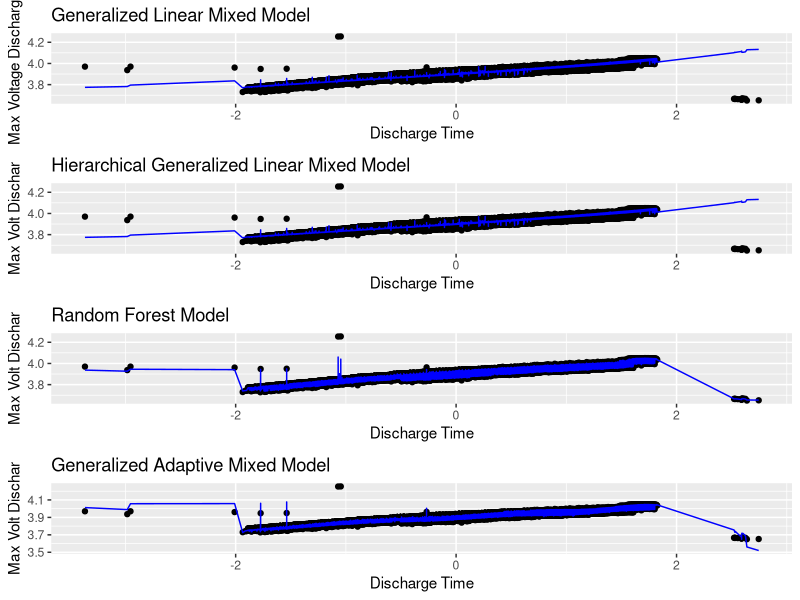

This figure's R source:
# Load necessary libraries
library(ggplot2)
library(readxl)  # Load the readxl package to use read_excel()
library(dplyr)  # For data manipulation
library(broom)  # For tidying model outputs
library(gridExtra)  # For arranging plots
library(lme4)  # For mixed models
library(randomForest)  # For Random Forest model
library(mgcv)  # For Generalized Additive Mixed Models
library(ggeffects)  # For visualizing model predictions

# Set CPU and elapsed time limits to Inf
options(timeout = 600)  # Set timeout to 10 minutes
setTimeLimit(cpu = Inf, elapsed = Inf, transient = FALSE)

# Read the Excel file
data <- read_excel("Dataset.xlsx")

# Create the dataframe with the specified columns
df <- data.frame(
  Discharge_Time = data[[2]],
  Decrement_3.6_3.4V = data[[3]],
  Max_Voltage_Dischar = data[[4]],
  Min_Voltage_Charg = data[[5]],
  Time_at_4.15V = data[[6]],
  Time_constant_current = data[[7]],
  Charging_time = data[[8]] * 10  # Reduce charging time by a factor of 10
)

# Filter the dataframe to include only rows where Max Voltage Discharge is >= 3.5V
df_filtered <- df %>% filter(Max_Voltage_Dischar >= 3.5)

# Check if a grouping variable exists; if not, create a dummy variable
if (!"Group" %in% names(df_filtered)) {
  df_filtered$Group <- as.factor(sample(1:3, nrow(df_filtered), replace = TRUE))  # Create a dummy grouping variable
}

# Rescale predictor variables to address different scales
df_filtered <- df_filtered %>%
  mutate(across(c(Discharge_Time, Decrement_3.6_3.4V, Time_constant_current), 
                ~ scale(.) %>% as.vector()))

# Function to fit GLMM and check for singularity
fit_glmm <- function(data) {
  model <- lmer(Max_Voltage_Dischar ~ Discharge_Time + Decrement_3.6_3.4V + Time_constant_current + (1 | Group), 
                data = data)
  if (isSingular(model)) {
    warning("GLMM fit is singular. Fitting without random effects.")
    model <- lm(Max_Voltage_Dischar ~ Discharge_Time + Decrement_3.6_3.4V + Time_constant_current, data = data)
  }
  return(model)
}

# Fit GLMM
glmm_model <- fit_glmm(df_filtered)

# Function to fit HGLMM and check for singularity
fit_hglmm <- function(data) {
  model <- glmer(Max_Voltage_Dischar ~ Discharge_Time + Decrement_3.6_3.4V + Time_constant_current + (1 | Group), 
                 data = data, family = gaussian(link = "identity"))
  if (isSingular(model)) {
    warning("HGLMM fit is singular. Fitting without random effects.")
    model <- lm(Max_Voltage_Dischar ~ Discharge_Time + Decrement_3.6_3.4V + Time_constant_current, data = data)
  }
  return(model)
}

# Fit HGLMM
hglmm_model <- fit_hglmm(df_filtered)

# Fit Random Forest Model
rf_model <- randomForest(Max_Voltage_Dischar ~ Discharge_Time + Decrement_3.6_3.4V + Time_constant_current, 
                         data = df_filtered, ntree = 100)

# Fit Generalized Additive Mixed Model (GAMM)
gamm_model <- gamm(Max_Voltage_Dischar ~ s(Discharge_Time) + s(Decrement_3.6_3.4V) + s(Time_constant_current), 
                   random = list(Group = ~1), data = df_filtered)

# Create plots for GLMM
plot_glmm <- ggplot(df_filtered, aes(x = Discharge_Time, y = Max_Voltage_Dischar)) +
  geom_point() +
  geom_line(aes(y = predict(glmm_model)), color = "blue") +
  labs(title = "Generalized Linear Mixed Model", x = "Discharge Time", y = "Max Voltage Discharge")

# Create plots for HGLMM
plot_hglmm <- ggplot(df_filtered, aes(x = Discharge_Time, y = Max_Voltage_Dischar)) +
  geom_point() +
  geom_line(aes(y = predict(hglmm_model)), color = "blue") +
  labs(title = "Hierarchical Generalized Linear Mixed Model", x = "Discharge Time", y = "Max Volt Dischar")

# Create plots for GAMM
gamm_predictions <- predict(gamm_model$gam, newdata = df_filtered)
plot_gamm <- ggplot(df_filtered, aes(x = Discharge_Time, y = Max_Voltage_Dischar)) +
  geom_point() +
  geom_line(aes(y = gamm_predictions), color = "blue") +
  labs(title = "Generalized Adaptive Mixed Model", x = "Discharge Time", y = "Max Volt Dischar")

# Create plots for Random Forest
rf_predictions <- predict(rf_model, newdata = df_filtered)
plot_rf <- ggplot(df_filtered, aes(x = Discharge_Time, y = Max_Voltage_Dischar)) +
  geom_point() +
  geom_line(aes(y = rf_predictions), color = "blue") +
  labs(title = "Random Forest Model", x = "Discharge Time", y = "Max Volt Dischar")

# Arrange plots in a grid
grid.arrange(plot_glmm, plot_hglmm, plot_rf, plot_gamm, ncol = 1, nrow = 4)
